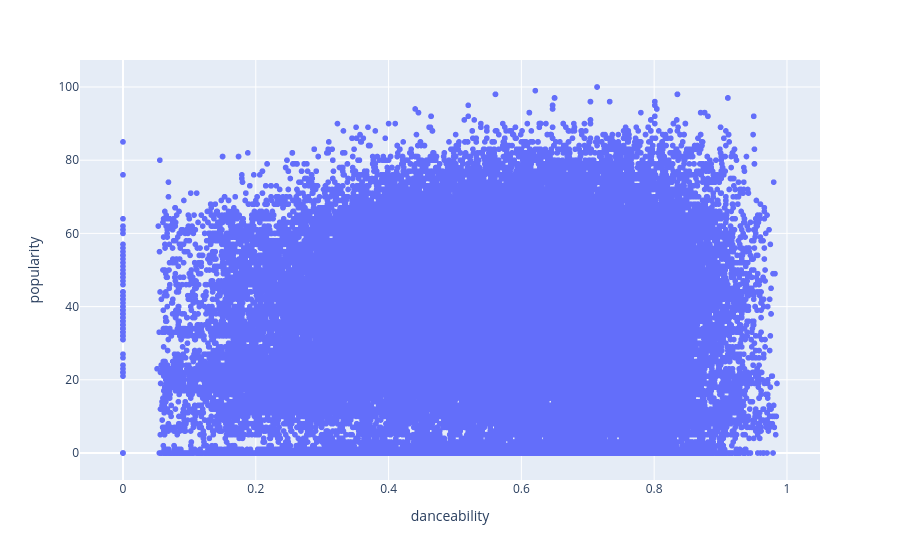

Notebook code cell kept with this figure:
### Code cell
fig = px.scatter(df, x='danceability', y='popularity')

fig.show()

### Figure 1 — Plotly figure (JSON) as saved in the notebook; plotly's stock layout.template omitted (floating-point values rounded to 4 significant figures; data arrays with more than 128 entries replaced by an {"elided": "..."} marker saying what was removed)
{"data": [{"hovertemplate": "danceability=%{x}<br>popularity=%{y}<extra></extra>", "legendgroup": "", "marker": {"color": "#636efa", "symbol": "circle"}, "mode": "markers", "name": "", "showlegend": false, "type": "scattergl", "x": {"elided": "114000 float values"}, "xaxis": "x", "y": {"elided": "114000 int values"}, "yaxis": "y"}], "layout": {"legend": {"tracegroupgap": 0}, "margin": {"t": 60}, "xaxis": {"anchor": "y", "domain": [0, 1], "title": {"text": "danceability"}}, "yaxis": {"anchor": "x", "domain": [0, 1], "title": {"text": "popularity"}}}}
